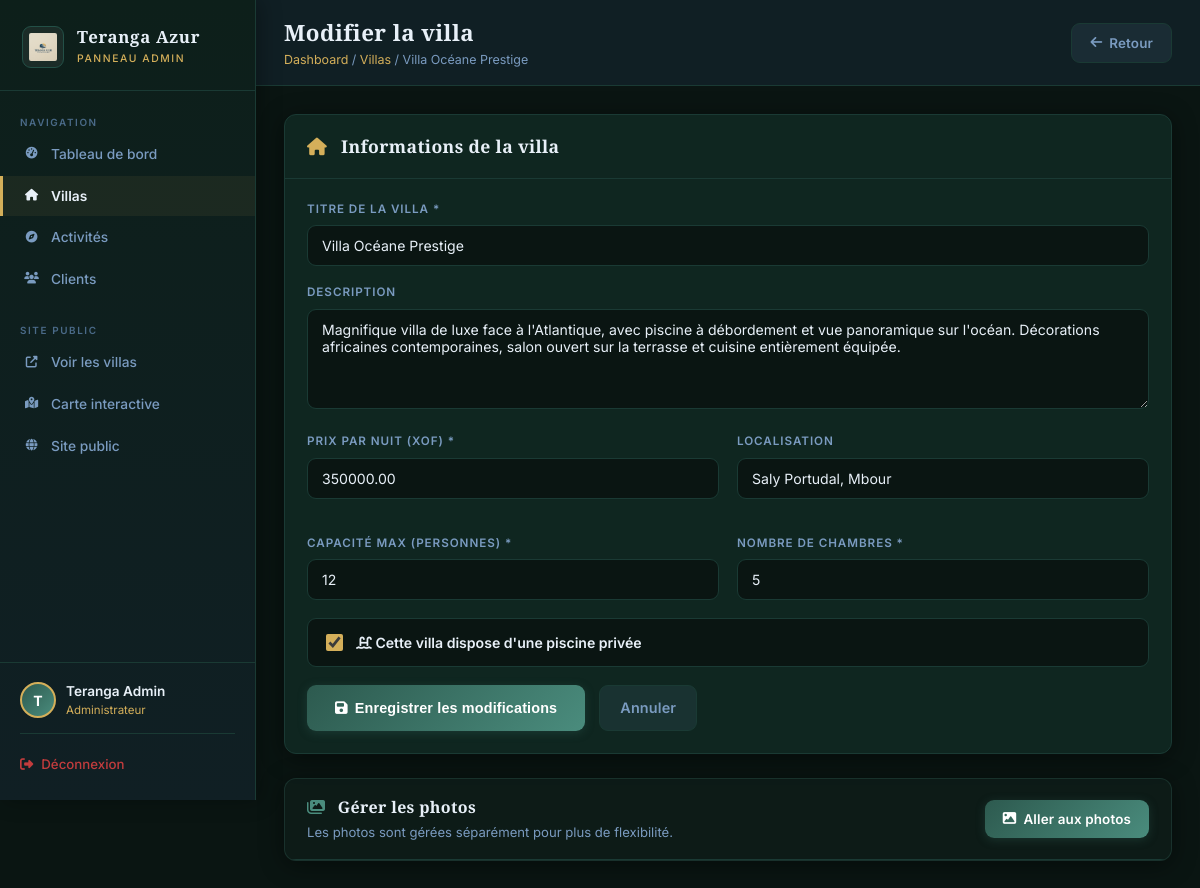
/admin/villa-form.php?id=1 (signed in), run on the app's committed database.
### tables this page shows
CREATE TABLE `villas` (
  `id` int(11) NOT NULL AUTO_INCREMENT,
  `titre` varchar(255) NOT NULL,
  `description` text DEFAULT NULL,
  `prix_par_nuit` decimal(10,2) NOT NULL,
  `capacite_max` int(11) NOT NULL,
  `chambres` int(11) NOT NULL,
  `piscine` tinyint(1) DEFAULT 0,
  `localisation` varchar(255) DEFAULT NULL,
  `created_at` timestamp NULL DEFAULT current_timestamp(),
  `latitude` decimal(10,8) DEFAULT NULL,
  `longitude` decimal(11,8) DEFAULT NULL,
  PRIMARY KEY (`id`)
);

### admin/villa-form.php (the view, shortened to what this page needs)
<?php
require_once '../config/db.php';
$id       = isset($_GET['id']) && is_numeric($_GET['id']) ? (int)$_GET['id'] : null;
$is_edit  = $id !== null;
$villa    = [];
if ($is_edit) {
    $stmt = $pdo->prepare("SELECT * FROM villas WHERE id = ?");
    $stmt->execute([$id]);
    $villa = $stmt->fetch();
}
?>
<!DOCTYPE html>
<html lang="fr">
<head>
  <link rel="stylesheet" href="https://cdnjs.cloudflare.com/ajax/libs/font-awesome/6.5.0/css/all.min.css">
  <link rel="stylesheet" href="../css/admin.css">
</head>
<body class="admin-body">
<aside class="admin-sidebar">
  <a href="../index.php" class="admin-sidebar-logo">
    <img src="../images/Logo.png" alt="Teranga Azur">
    <div><span>Teranga Azur</span><small>Panneau Admin</small></div>
  </a>
  <nav class="admin-nav">
    <div class="admin-nav-label">Navigation</div>
    <a href="dashboard.php"><i class="fas fa-tachometer-alt"></i> Tableau de bord</a>
    <a href="villas.php" class="active"><i class="fas fa-home"></i> Villas</a>
    <a href="activites.php"><i class="fas fa-compass"></i> Activités</a>
    <a href="clients.php"><i class="fas fa-users"></i> Clients</a>
    <div class="admin-nav-label" style="margin-top:18px;">Site public</div>
    <a href="../villas.php" target="_blank"><i class="fas fa-external-link-alt"></i> Voir les villas</a>
    <a href="../carte.php" target="_blank"><i class="fas fa-map-marked-alt"></i> Carte interactive</a>
    <a href="../index.php" target="_blank"><i class="fas fa-globe"></i> Site public</a>
  </nav>
  <div class="admin-sidebar-footer">
    <div class="admin-user">
      <div class="admin-avatar"><?= strtoupper(substr($_SESSION['client_prenom'] ?? 'A', 0, 1)) ?></div>
      <div>
        <div style="font-weight:600;font-size:0.85rem;color:var(--a-text);"><?= htmlspecialchars(($_SESSION['client_prenom'] ?? '') . ' ' . ($_SESSION['client_nom'] ?? '')) ?></div>
        <div style="font-size:0.72rem;color:var(--a-or);">Administrateur</div>
      </div>
    </div>
    <a href="../logout.php"><i class="fas fa-sign-out-alt"></i> Déconnexion</a>
  </div>
</aside>
<main class="admin-main">
  <div class="admin-topbar">
    <div>
      <h1><?= $is_edit ? 'Modifier la villa' : 'Ajouter une villa' ?></h1>
      <div class="admin-breadcrumb">
        <a href="dashboard.php">Dashboard</a> /
        <a href="villas.php">Villas</a> /
        <?= $is_edit ? htmlspecialchars($villa['titre']) : 'Nouvelle villa' ?>
      </div>
    </div>
    <a href="villas.php" class="btn-admin btn-admin-ghost"><i class="fas fa-arrow-left"></i> Retour</a>
  </div>
  <div class="admin-content">
    <div class="admin-card">
      <div class="admin-card-header">
        <h2><i class="fas fa-home" style="color:var(--a-or);margin-right:9px;"></i>
          <?= $is_edit ? 'Informations de la villa' : 'Nouvelle villa' ?>
        </h2>
      </div>
      <div class="admin-card-body">
        <form method="POST" class="admin-form">
          <div class="field">
            <label for="titre">Titre de la villa *</label>
            <input type="text" id="titre" name="titre" placeholder="Ex : Villa Océane Prestige"
                   value="<?= htmlspecialchars($villa['titre'] ?? '') ?>" required>
          </div>
          <div class="field">
            <label for="description">Description</label>
            <textarea id="description" name="description" placeholder="Décrivez la villa, ses équipements, son atmosphère..."><?= htmlspecialchars($villa['description'] ?? '') ?></textarea>
          </div>
          <div class="form-grid">
            <div class="field">
              <label for="prix_par_nuit">Prix par nuit (XOF) *</label>
              <input type="number" id="prix_par_nuit" name="prix_par_nuit" min="1" step="500"
                     placeholder="Ex : 180000"
                     value="<?= htmlspecialchars($villa['prix_par_nuit'] ?? '') ?>" required>
            </div>
            <div class="field">
              <label for="localisation">Localisation</label>
              <input type="text" id="localisation" name="localisation" placeholder="Ex : Saly Portudal, Mbour"
                     value="<?= htmlspecialchars($villa['localisation'] ?? '') ?>">
            </div>
            <div class="field">
              <label for="capacite_max">Capacité max (personnes) *</label>
              <input type="number" id="capacite_max" name="capacite_max" min="1" max="50"
                     placeholder="Ex : 10"
                     value="<?= htmlspecialchars($villa['capacite_max'] ?? '') ?>" required>
            </div>
            <div class="field">
              <label for="chambres">Nombre de chambres *</label>
              <input type="number" id="chambres" name="chambres" min="1" max="20"
                     placeholder="Ex : 4"
                     value="<?= htmlspecialchars($villa['chambres'] ?? '') ?>" required>
            </div>
          </div>
          <div class="field">
            <div class="checkbox-field">
              <input type="checkbox" id="piscine" name="piscine" value="1"
                     <?= !empty($villa['piscine']) ? 'checked' : '' ?>>
              <label for="piscine"><i class="fas fa-swimming-pool"></i> Cette villa dispose d'une piscine privée</label>
            </div>
          </div>
          <div style="display:flex;gap:14px;margin-top:18px;">
            <button type="submit" class="btn-admin btn-admin-primary" style="padding:11px 28px;font-size:0.9rem;">
              <i class="fas fa-save"></i> <?= $is_edit ? 'Enregistrer les modifications' : 'Créer la villa' ?>
            </button>
            <a href="villas.php" class="btn-admin btn-admin-ghost" style="padding:11px 20px;font-size:0.9rem;">
              Annuler
            </a>
          </div>
        </form>
      </div>
    </div>
    <?php if ($is_edit): ?>
    <div class="admin-card" style="background:rgba(74,140,125,.06);border-color:rgba(74,140,125,.2);">
      <div class="admin-card-header" style="padding:16px 22px;">
        <div>
          <h2 style="font-size:1rem;margin-bottom:4px;">
            <i class="fas fa-images" style="color:var(--a-bleu-l);margin-right:8px;"></i>
            Gérer les photos
          </h2>
          <p style="font-size:0.82rem;color:var(--a-muted);margin:0;">
            Les photos sont gérées séparément pour plus de flexibilité.
          </p>
        </div>
        <a href="villa-images.php?villa_id=<?= $id ?>" class="btn-admin btn-admin-primary">
          <i class="fas fa-image"></i> Aller aux photos
        </a>
      </div>
    </div>
    <?php endif; ?>
  </div>
</main>
</body>
</html>

### data on the page
villas: titre "Villa Océane Prestige", description "Magnifique villa de luxe face à l'Atlantique, avec piscine à débordement et vue panoramique sur l'océan. Décorations africaines contemporaines, salon ouvert sur la terrasse et cuisine entièrement équipée.", prix_par_nuit "350000.00", localisation "Saly Portudal, Mbour", capacite_max "12", chambres "5", piscine "☑"

### other printed values
substr($_SESSION['client_prenom'] ?? 'A', 0, 1) "T"
